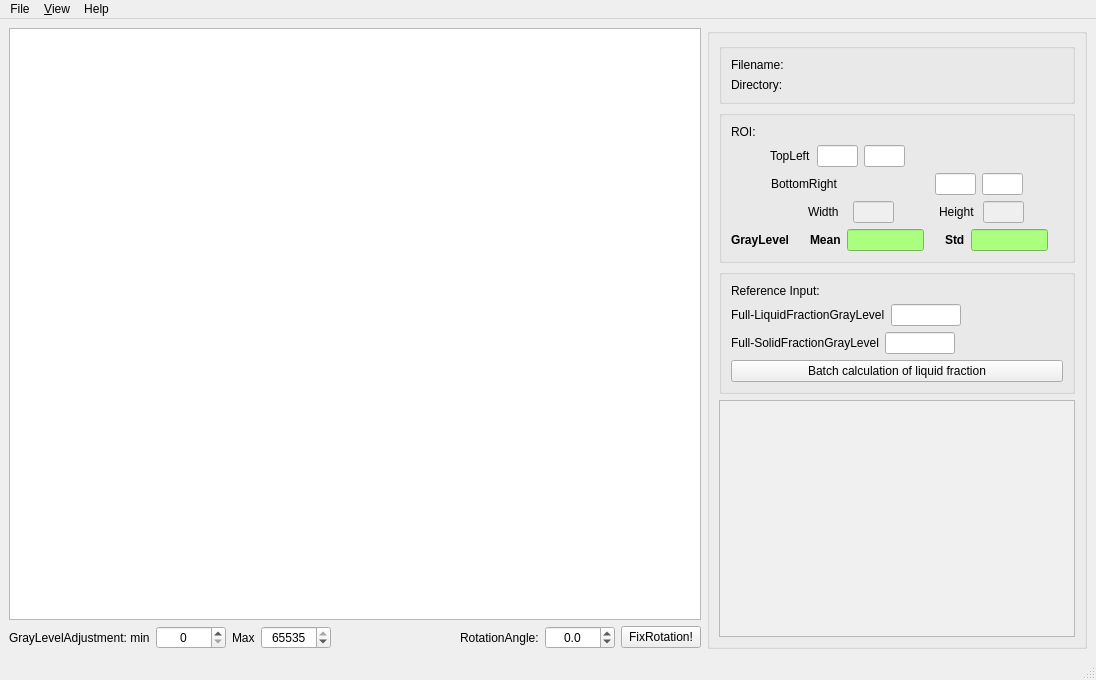
<?xml version="1.0" encoding="UTF-8"?>
<ui version="4.0">
 <class>MainWindow</class>
 <widget class="QMainWindow" name="MainWindow">
  <property name="geometry">
   <rect>
    <x>0</x>
    <y>0</y>
    <width>1096</width>
    <height>680</height>
   </rect>
  </property>
  <property name="mouseTracking">
   <bool>true</bool>
  </property>
  <property name="windowTitle">
   <string>MainWindow</string>
  </property>
  <widget class="QWidget" name="centralwidget">
   <property name="mouseTracking">
    <bool>true</bool>
   </property>
   <layout class="QHBoxLayout" name="horizontalLayout_8">
    <item>
     <layout class="QVBoxLayout" name="verticalLayout_5">
      <item>
       <widget class="MyGraphicsView" name="imageView">
        <property name="enabled">
         <bool>true</bool>
        </property>
        <property name="sizePolicy">
         <sizepolicy hsizetype="Preferred" vsizetype="Expanding">
          <horstretch>2</horstretch>
          <verstretch>0</verstretch>
         </sizepolicy>
        </property>
        <property name="cursor" stdset="0">
         <cursorShape>CrossCursor</cursorShape>
        </property>
        <property name="mouseTracking">
         <bool>true</bool>
        </property>
        <property name="frameShadow">
         <enum>QFrame::Sunken</enum>
        </property>
       </widget>
      </item>
      <item>
       <layout class="QHBoxLayout" name="horizontalLayout_7">
        <item>
         <widget class="QLabel" name="labelGrayLevelAdjustmentMin">
          <property name="text">
           <string>GrayLevelAdjustment: min</string>
          </property>
         </widget>
        </item>
        <item>
         <widget class="QSpinBox" name="spinBoxGrayLevelAdjustmentMin">
          <property name="sizePolicy">
           <sizepolicy hsizetype="Fixed" vsizetype="Fixed">
            <horstretch>0</horstretch>
            <verstretch>0</verstretch>
           </sizepolicy>
          </property>
          <property name="minimumSize">
           <size>
            <width>70</width>
            <height>0</height>
           </size>
          </property>
          <property name="maximumSize">
           <size>
            <width>70</width>
            <height>16777215</height>
           </size>
          </property>
          <property name="inputMethodHints">
           <set>Qt::ImhDigitsOnly</set>
          </property>
          <property name="alignment">
           <set>Qt::AlignCenter</set>
          </property>
          <property name="minimum">
           <number>0</number>
          </property>
          <property name="maximum">
           <number>65534</number>
          </property>
          <property name="singleStep">
           <number>1000</number>
          </property>
          <property name="value">
           <number>0</number>
          </property>
         </widget>
        </item>
        <item>
         <widget class="QLabel" name="labelGrayLevelAdjustmentMax">
          <property name="text">
           <string>Max</string>
          </property>
         </widget>
        </item>
        <item>
         <widget class="QSpinBox" name="spinBoxGrayLevelAdjustmentMax">
          <property name="sizePolicy">
           <sizepolicy hsizetype="Fixed" vsizetype="Fixed">
            <horstretch>0</horstretch>
            <verstretch>0</verstretch>
           </sizepolicy>
          </property>
          <property name="minimumSize">
           <size>
            <width>70</width>
            <height>0</height>
           </size>
          </property>
          <property name="maximumSize">
           <size>
            <width>70</width>
            <height>16777215</height>
           </size>
          </property>
          <property name="inputMethodHints">
           <set>Qt::ImhDigitsOnly</set>
          </property>
          <property name="alignment">
           <set>Qt::AlignCenter</set>
          </property>
          <property name="minimum">
           <number>1</number>
          </property>
          <property name="maximum">
           <number>65535</number>
          </property>
          <property name="singleStep">
           <number>1000</number>
          </property>
          <property name="value">
           <number>65535</number>
          </property>
         </widget>
        </item>
        <item>
         <spacer name="horizontalSpacer_11">
          <property name="orientation">
           <enum>Qt::Horizontal</enum>
          </property>
          <property name="sizeHint" stdset="0">
           <size>
            <width>40</width>
            <height>20</height>
           </size>
          </property>
         </spacer>
        </item>
        <item>
         <widget class="QLabel" name="labelRotationAngle">
          <property name="text">
           <string>RotationAngle:</string>
          </property>
         </widget>
        </item>
        <item>
         <widget class="QDoubleSpinBox" name="doubleSpinBoxRotationAngle">
          <property name="sizePolicy">
           <sizepolicy hsizetype="Fixed" vsizetype="Fixed">
            <horstretch>0</horstretch>
            <verstretch>0</verstretch>
           </sizepolicy>
          </property>
          <property name="minimumSize">
           <size>
            <width>70</width>
            <height>0</height>
           </size>
          </property>
          <property name="maximumSize">
           <size>
            <width>70</width>
            <height>16777215</height>
           </size>
          </property>
          <property name="inputMethodHints">
           <set>Qt::ImhDigitsOnly|Qt::ImhFormattedNumbersOnly</set>
          </property>
          <property name="alignment">
           <set>Qt::AlignCenter</set>
          </property>
          <property name="decimals">
           <number>1</number>
          </property>
          <property name="minimum">
           <double>-999.000000000000000</double>
          </property>
          <property name="maximum">
           <double>999.000000000000000</double>
          </property>
         </widget>
        </item>
        <item>
         <widget class="QPushButton" name="pushButtonFixRotation">
          <property name="text">
           <string>FixRotation!</string>
          </property>
         </widget>
        </item>
       </layout>
      </item>
     </layout>
    </item>
    <item>
     <widget class="QGroupBox" name="groupBox_4">
      <property name="sizePolicy">
       <sizepolicy hsizetype="Fixed" vsizetype="Preferred">
        <horstretch>0</horstretch>
        <verstretch>0</verstretch>
       </sizepolicy>
      </property>
      <property name="title">
       <string/>
      </property>
      <layout class="QVBoxLayout" name="verticalLayout_4">
       <item>
        <widget class="QGroupBox" name="groupBox_2">
         <property name="sizePolicy">
          <sizepolicy hsizetype="Preferred" vsizetype="Preferred">
           <horstretch>1</horstretch>
           <verstretch>0</verstretch>
          </sizepolicy>
         </property>
         <property name="minimumSize">
          <size>
           <width>356</width>
           <height>0</height>
          </size>
         </property>
         <property name="maximumSize">
          <size>
           <width>356</width>
           <height>16777215</height>
          </size>
         </property>
         <property name="title">
          <string/>
         </property>
         <layout class="QVBoxLayout" name="verticalLayout">
          <item>
           <layout class="QHBoxLayout" name="horizontalLayout_2" stretch="1,4">
            <item>
             <widget class="QLabel" name="labelFileName">
              <property name="text">
               <string>Filename:</string>
              </property>
             </widget>
            </item>
            <item>
             <widget class="QLabel" name="labelFileNameValue">
              <property name="font">
               <font>
                <weight>75</weight>
                <bold>true</bold>
               </font>
              </property>
              <property name="text">
               <string/>
              </property>
             </widget>
            </item>
           </layout>
          </item>
          <item>
           <layout class="QHBoxLayout" name="horizontalLayout" stretch="1,4">
            <item>
             <widget class="QLabel" name="labelDirectory">
              <property name="text">
               <string>Directory:</string>
              </property>
             </widget>
            </item>
            <item>
             <widget class="QLabel" name="labelDirectoryValue">
              <property name="font">
               <font>
                <weight>75</weight>
                <bold>true</bold>
               </font>
              </property>
              <property name="layoutDirection">
               <enum>Qt::LeftToRight</enum>
              </property>
              <property name="text">
               <string/>
              </property>
              <property name="textFormat">
               <enum>Qt::AutoText</enum>
              </property>
              <property name="wordWrap">
               <bool>false</bool>
              </property>
             </widget>
            </item>
           </layout>
          </item>
         </layout>
        </widget>
       </item>
       <item>
        <widget class="QGroupBox" name="groupBox">
         <property name="sizePolicy">
          <sizepolicy hsizetype="Preferred" vsizetype="Preferred">
           <horstretch>1</horstretch>
           <verstretch>0</verstretch>
          </sizepolicy>
         </property>
         <property name="minimumSize">
          <size>
           <width>356</width>
           <height>0</height>
          </size>
         </property>
         <property name="maximumSize">
          <size>
           <width>356</width>
           <height>16777215</height>
          </size>
         </property>
         <property name="title">
          <string/>
         </property>
         <layout class="QVBoxLayout" name="verticalLayout_2">
          <item>
           <widget class="QLabel" name="labelRoi">
            <property name="text">
             <string>ROI:</string>
            </property>
           </widget>
          </item>
          <item>
           <layout class="QHBoxLayout" name="horizontalLayout_3" stretch="1,1,1,1,4">
            <item>
             <spacer name="horizontalSpacer_2">
              <property name="orientation">
               <enum>Qt::Horizontal</enum>
              </property>
              <property name="sizeHint" stdset="0">
               <size>
                <width>40</width>
                <height>20</height>
               </size>
              </property>
             </spacer>
            </item>
            <item>
             <widget class="QLabel" name="labelTopLeft">
              <property name="text">
               <string>TopLeft</string>
              </property>
             </widget>
            </item>
            <item>
             <widget class="QLineEdit" name="lineEditTopLeftX">
              <property name="sizePolicy">
               <sizepolicy hsizetype="Fixed" vsizetype="Fixed">
                <horstretch>0</horstretch>
                <verstretch>0</verstretch>
               </sizepolicy>
              </property>
              <property name="minimumSize">
               <size>
                <width>41</width>
                <height>0</height>
               </size>
              </property>
              <property name="maximumSize">
               <size>
                <width>41</width>
                <height>16777215</height>
               </size>
              </property>
              <property name="text">
               <string/>
              </property>
              <property name="maxLength">
               <number>4</number>
              </property>
              <property name="alignment">
               <set>Qt::AlignCenter</set>
              </property>
             </widget>
            </item>
            <item>
             <widget class="QLineEdit" name="lineEditTopLeftY">
              <property name="sizePolicy">
               <sizepolicy hsizetype="Fixed" vsizetype="Fixed">
                <horstretch>0</horstretch>
                <verstretch>0</verstretch>
               </sizepolicy>
              </property>
              <property name="minimumSize">
               <size>
                <width>41</width>
                <height>0</height>
               </size>
              </property>
              <property name="maximumSize">
               <size>
                <width>41</width>
                <height>16777215</height>
               </size>
              </property>
              <property name="text">
               <string/>
              </property>
              <property name="maxLength">
               <number>4</number>
              </property>
             </widget>
            </item>
            <item>
             <spacer name="horizontalSpacer">
              <property name="orientation">
               <enum>Qt::Horizontal</enum>
              </property>
              <property name="sizeHint" stdset="0">
               <size>
                <width>40</width>
                <height>20</height>
               </size>
              </property>
             </spacer>
            </item>
           </layout>
          </item>
          <item>
           <layout class="QHBoxLayout" name="horizontalLayout_4" stretch="1,4,1,1,1">
            <item>
             <spacer name="horizontalSpacer_3">
              <property name="orientation">
               <enum>Qt::Horizontal</enum>
              </property>
              <property name="sizeHint" stdset="0">
               <size>
                <width>40</width>
                <height>20</height>
               </size>
              </property>
             </spacer>
            </item>
            <item>
             <widget class="QLabel" name="labelBottomRight">
              <property name="text">
               <string>BottomRight</string>
              </property>
             </widget>
            </item>
            <item>
             <widget class="QLineEdit" name="lineEditBottomRightX">
              <property name="sizePolicy">
               <sizepolicy hsizetype="Fixed" vsizetype="Fixed">
                <horstretch>0</horstretch>
                <verstretch>0</verstretch>
               </sizepolicy>
              </property>
              <property name="minimumSize">
               <size>
                <width>41</width>
                <height>0</height>
               </size>
              </property>
              <property name="maximumSize">
               <size>
                <width>41</width>
                <height>16777215</height>
               </size>
              </property>
              <property name="text">
               <string/>
              </property>
              <property name="maxLength">
               <number>4</number>
              </property>
             </widget>
            </item>
            <item>
             <widget class="QLineEdit" name="lineEditBottomRightY">
              <property name="sizePolicy">
               <sizepolicy hsizetype="Fixed" vsizetype="Fixed">
                <horstretch>0</horstretch>
                <verstretch>0</verstretch>
               </sizepolicy>
              </property>
              <property name="minimumSize">
               <size>
                <width>41</width>
                <height>0</height>
               </size>
              </property>
              <property name="maximumSize">
               <size>
                <width>41</width>
                <height>16777215</height>
               </size>
              </property>
              <property name="text">
               <string/>
              </property>
              <property name="maxLength">
               <number>4</number>
              </property>
             </widget>
            </item>
            <item>
             <spacer name="horizontalSpacer_4">
              <property name="orientation">
               <enum>Qt::Horizontal</enum>
              </property>
              <property name="sizeHint" stdset="0">
               <size>
                <width>40</width>
                <height>20</height>
               </size>
              </property>
             </spacer>
            </item>
           </layout>
          </item>
          <item>
           <layout class="QHBoxLayout" name="horizontalLayout_5" stretch="2,1,1,1,1,1,1">
            <item>
             <spacer name="horizontalSpacer_5">
              <property name="orientation">
               <enum>Qt::Horizontal</enum>
              </property>
              <property name="sizeHint" stdset="0">
               <size>
                <width>40</width>
                <height>20</height>
               </size>
              </property>
             </spacer>
            </item>
            <item>
             <widget class="QLabel" name="labelWidth">
              <property name="text">
               <string>Width</string>
              </property>
             </widget>
            </item>
            <item>
             <widget class="QLineEdit" name="lineEditWidth">
              <property name="enabled">
               <bool>false</bool>
              </property>
              <property name="sizePolicy">
               <sizepolicy hsizetype="Fixed" vsizetype="Fixed">
                <horstretch>0</horstretch>
                <verstretch>0</verstretch>
               </sizepolicy>
              </property>
              <property name="minimumSize">
               <size>
                <width>41</width>
                <height>0</height>
               </size>
              </property>
              <property name="maximumSize">
               <size>
                <width>41</width>
                <height>16777215</height>
               </size>
              </property>
              <property name="text">
               <string/>
              </property>
              <property name="maxLength">
               <number>4</number>
              </property>
             </widget>
            </item>
            <item>
             <spacer name="horizontalSpacer_6">
              <property name="orientation">
               <enum>Qt::Horizontal</enum>
              </property>
              <property name="sizeHint" stdset="0">
               <size>
                <width>40</width>
                <height>20</height>
               </size>
              </property>
             </spacer>
            </item>
            <item>
             <widget class="QLabel" name="labelHeight">
              <property name="text">
               <string>Height</string>
              </property>
             </widget>
            </item>
            <item>
             <widget class="QLineEdit" name="lineEditHeight">
              <property name="enabled">
               <bool>false</bool>
              </property>
              <property name="sizePolicy">
               <sizepolicy hsizetype="Fixed" vsizetype="Fixed">
                <horstretch>0</horstretch>
                <verstretch>0</verstretch>
               </sizepolicy>
              </property>
              <property name="minimumSize">
               <size>
                <width>41</width>
                <height>0</height>
               </size>
              </property>
              <property name="maximumSize">
               <size>
                <width>41</width>
                <height>16777215</height>
               </size>
              </property>
              <property name="text">
               <string/>
              </property>
              <property name="maxLength">
               <number>4</number>
              </property>
             </widget>
            </item>
            <item>
             <spacer name="horizontalSpacer_7">
              <property name="orientation">
               <enum>Qt::Horizontal</enum>
              </property>
              <property name="sizeHint" stdset="0">
               <size>
                <width>40</width>
                <height>20</height>
               </size>
              </property>
             </spacer>
            </item>
           </layout>
          </item>
          <item>
           <layout class="QHBoxLayout" name="horizontalLayout_6" stretch="1,1,1,2,1,1,2,1">
            <item>
             <widget class="QLabel" name="label_2">
              <property name="font">
               <font>
                <weight>75</weight>
                <bold>true</bold>
               </font>
              </property>
              <property name="text">
               <string>GrayLevel</string>
              </property>
             </widget>
            </item>
            <item>
             <spacer name="horizontalSpacer_8">
              <property name="orientation">
               <enum>Qt::Horizontal</enum>
              </property>
              <property name="sizeHint" stdset="0">
               <size>
                <width>40</width>
                <height>20</height>
               </size>
              </property>
             </spacer>
            </item>
            <item>
             <widget class="QLabel" name="labelMean">
              <property name="font">
               <font>
                <weight>75</weight>
                <bold>true</bold>
               </font>
              </property>
              <property name="text">
               <string>Mean</string>
              </property>
             </widget>
            </item>
            <item>
             <widget class="QLineEdit" name="lineEditMean">
              <property name="enabled">
               <bool>true</bool>
              </property>
              <property name="sizePolicy">
               <sizepolicy hsizetype="Fixed" vsizetype="Fixed">
                <horstretch>0</horstretch>
                <verstretch>0</verstretch>
               </sizepolicy>
              </property>
              <property name="minimumSize">
               <size>
                <width>77</width>
                <height>0</height>
               </size>
              </property>
              <property name="maximumSize">
               <size>
                <width>77</width>
                <height>16777215</height>
               </size>
              </property>
              <property name="font">
               <font>
                <weight>75</weight>
                <bold>true</bold>
               </font>
              </property>
              <property name="styleSheet">
               <string notr="true">background-color: rgb(170, 255, 127);</string>
              </property>
              <property name="text">
               <string/>
              </property>
              <property name="maxLength">
               <number>7</number>
              </property>
              <property name="alignment">
               <set>Qt::AlignCenter</set>
              </property>
             </widget>
            </item>
            <item>
             <spacer name="horizontalSpacer_9">
              <property name="orientation">
               <enum>Qt::Horizontal</enum>
              </property>
              <property name="sizeHint" stdset="0">
               <size>
                <width>13</width>
                <height>18</height>
               </size>
              </property>
             </spacer>
            </item>
            <item>
             <widget class="QLabel" name="labelStd">
              <property name="font">
               <font>
                <weight>75</weight>
                <bold>true</bold>
               </font>
              </property>
              <property name="text">
               <string>Std</string>
              </property>
             </widget>
            </item>
            <item>
             <widget class="QLineEdit" name="lineEditStd">
              <property name="enabled">
               <bool>true</bool>
              </property>
              <property name="sizePolicy">
               <sizepolicy hsizetype="Fixed" vsizetype="Fixed">
                <horstretch>0</horstretch>
                <verstretch>0</verstretch>
               </sizepolicy>
              </property>
              <property name="minimumSize">
               <size>
                <width>77</width>
                <height>0</height>
               </size>
              </property>
              <property name="maximumSize">
               <size>
                <width>77</width>
                <height>16777215</height>
               </size>
              </property>
              <property name="font">
               <font>
                <weight>75</weight>
                <bold>true</bold>
               </font>
              </property>
              <property name="styleSheet">
               <string notr="true">background-color: rgb(170, 255, 127);</string>
              </property>
              <property name="text">
               <string/>
              </property>
              <property name="maxLength">
               <number>7</number>
              </property>
              <property name="alignment">
               <set>Qt::AlignCenter</set>
              </property>
             </widget>
            </item>
            <item>
             <spacer name="horizontalSpacer_10">
              <property name="orientation">
               <enum>Qt::Horizontal</enum>
              </property>
              <property name="sizeHint" stdset="0">
               <size>
                <width>13</width>
                <height>18</height>
               </size>
              </property>
             </spacer>
            </item>
           </layout>
          </item>
         </layout>
        </widget>
       </item>
       <item>
        <widget class="QGroupBox" name="groupBox_3">
         <property name="sizePolicy">
          <sizepolicy hsizetype="Preferred" vsizetype="Preferred">
           <horstretch>1</horstretch>
           <verstretch>0</verstretch>
          </sizepolicy>
         </property>
         <property name="minimumSize">
          <size>
           <width>356</width>
           <height>0</height>
          </size>
         </property>
         <property name="maximumSize">
          <size>
           <width>356</width>
           <height>16777215</height>
          </size>
         </property>
         <property name="title">
          <string/>
         </property>
         <layout class="QVBoxLayout" name="verticalLayout_3">
          <item>
           <widget class="QLabel" name="labelReferenceInput">
            <property name="text">
             <string>Reference Input:</string>
            </property>
           </widget>
          </item>
          <item>
           <layout class="QHBoxLayout" name="horizontalLayout_12">
            <item>
             <widget class="QLabel" name="labelFullLiquidFractionGrayLevel">
              <property name="text">
               <string>Full-LiquidFractionGrayLevel</string>
              </property>
             </widget>
            </item>
            <item>
             <widget class="QLineEdit" name="lineEditFullLiquidFractionGrayLevel">
              <property name="sizePolicy">
               <sizepolicy hsizetype="Fixed" vsizetype="Fixed">
                <horstretch>0</horstretch>
                <verstretch>0</verstretch>
               </sizepolicy>
              </property>
              <property name="minimumSize">
               <size>
                <width>70</width>
                <height>0</height>
               </size>
              </property>
              <property name="maximumSize">
               <size>
                <width>70</width>
                <height>16777215</height>
               </size>
              </property>
              <property name="text">
               <string/>
              </property>
              <property name="maxLength">
               <number>7</number>
              </property>
              <property name="alignment">
               <set>Qt::AlignCenter</set>
              </property>
             </widget>
            </item>
            <item>
             <spacer name="horizontalSpacer_21">
              <property name="orientation">
               <enum>Qt::Horizontal</enum>
              </property>
              <property name="sizeHint" stdset="0">
               <size>
                <width>40</width>
                <height>20</height>
               </size>
              </property>
             </spacer>
            </item>
           </layout>
          </item>
          <item>
           <layout class="QHBoxLayout" name="horizontalLayout_13">
            <item>
             <widget class="QLabel" name="labelFullSolidFractionGrayLevel">
              <property name="text">
               <string>Full-SolidFractionGrayLevel</string>
              </property>
             </widget>
            </item>
            <item>
             <widget class="QLineEdit" name="lineEditFullSolidFractionGrayLevel">
              <property name="sizePolicy">
               <sizepolicy hsizetype="Fixed" vsizetype="Fixed">
                <horstretch>0</horstretch>
                <verstretch>0</verstretch>
               </sizepolicy>
              </property>
              <property name="minimumSize">
               <size>
                <width>70</width>
                <height>0</height>
               </size>
              </property>
              <property name="maximumSize">
               <size>
                <width>70</width>
                <height>16777215</height>
               </size>
              </property>
              <property name="text">
               <string/>
              </property>
              <property name="maxLength">
               <number>7</number>
              </property>
              <property name="alignment">
               <set>Qt::AlignCenter</set>
              </property>
             </widget>
            </item>
            <item>
             <spacer name="horizontalSpacer_22">
              <property name="orientation">
               <enum>Qt::Horizontal</enum>
              </property>
              <property name="sizeHint" stdset="0">
               <size>
                <width>40</width>
                <height>20</height>
               </size>
              </property>
             </spacer>
            </item>
           </layout>
          </item>
          <item>
           <widget class="QPushButton" name="pushButtonBatchCalculation">
            <property name="text">
             <string>Batch calculation of liquid fraction</string>
            </property>
           </widget>
          </item>
         </layout>
        </widget>
       </item>
       <item>
        <widget class="QTextEdit" name="textEditResults">
         <property name="sizePolicy">
          <sizepolicy hsizetype="Preferred" vsizetype="Expanding">
           <horstretch>0</horstretch>
           <verstretch>0</verstretch>
          </sizepolicy>
         </property>
         <property name="autoFillBackground">
          <bool>false</bool>
         </property>
         <property name="styleSheet">
          <string notr="true">background-color: rgb(240, 240, 240);</string>
         </property>
         <property name="frameShape">
          <enum>QFrame::StyledPanel</enum>
         </property>
         <property name="frameShadow">
          <enum>QFrame::Plain</enum>
         </property>
         <property name="lineWidth">
          <number>1</number>
         </property>
         <property name="textInteractionFlags">
          <set>Qt::TextSelectableByKeyboard|Qt::TextSelectableByMouse</set>
         </property>
        </widget>
       </item>
      </layout>
     </widget>
    </item>
   </layout>
  </widget>
  <widget class="QMenuBar" name="menubar">
   <property name="geometry">
    <rect>
     <x>0</x>
     <y>0</y>
     <width>1096</width>
     <height>26</height>
    </rect>
   </property>
   <widget class="QMenu" name="menuNew">
    <property name="title">
     <string>File</string>
    </property>
    <addaction name="actionOpenAnImage"/>
    <addaction name="actionOpenADirectory"/>
    <addaction name="actionExit"/>
   </widget>
   <widget class="QMenu" name="menu_View">
    <property name="title">
     <string>&amp;View</string>
    </property>
    <addaction name="actionZoomIn"/>
    <addaction name="actionZoomOut"/>
   </widget>
   <widget class="QMenu" name="menuAbout">
    <property name="title">
     <string>Help</string>
    </property>
    <addaction name="actionAbout"/>
   </widget>
   <addaction name="menuNew"/>
   <addaction name="menu_View"/>
   <addaction name="menuAbout"/>
  </widget>
  <widget class="QStatusBar" name="statusbar"/>
  <action name="actionOpenAnImage">
   <property name="text">
    <string>&amp;Open an Image</string>
   </property>
   <property name="shortcut">
    <string>Ctrl+O</string>
   </property>
  </action>
  <action name="actionOpenADirectory">
   <property name="text">
    <string>Open a &amp;Directory</string>
   </property>
   <property name="shortcut">
    <string>Ctrl+D</string>
   </property>
  </action>
  <action name="actionExit">
   <property name="text">
    <string>E&amp;xit</string>
   </property>
   <property name="shortcut">
    <string>Ctrl+X</string>
   </property>
  </action>
  <action name="actionZoomIn">
   <property name="text">
    <string>Zoom in</string>
   </property>
   <property name="shortcut">
    <string>Ctrl+Z</string>
   </property>
  </action>
  <action name="actionZoomOut">
   <property name="text">
    <string>Zoom out</string>
   </property>
   <property name="shortcut">
    <string>Ctrl+A</string>
   </property>
  </action>
  <action name="actionAbout">
   <property name="text">
    <string>About</string>
   </property>
  </action>
 </widget>
 <customwidgets>
  <customwidget>
   <class>MyGraphicsView</class>
   <extends>QGraphicsView</extends>
   <header>mygraphicsview.h</header>
  </customwidget>
 </customwidgets>
 <resources/>
 <connections/>
</ui>
